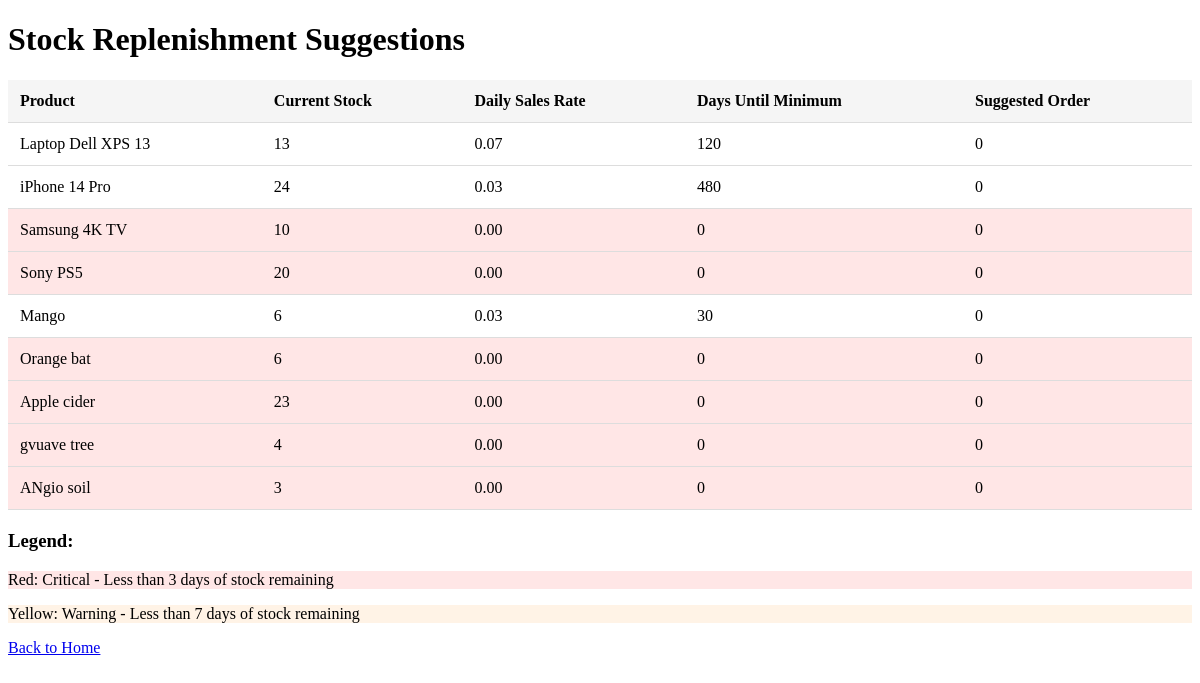
Screenshot of /replenishment with the database file from the repository.
### app/models/product.py (models this page shows, shortened)
class Product(db.Model):
    id = db.Column(db.Integer, primary_key=True)
    name = db.Column(db.String(100), nullable=False)
    description = db.Column(db.String(500))
    current_stock = db.Column(db.Integer, default=0)
    minimum_stock = db.Column(db.Integer, default=10)
    unit_price = db.Column(db.Float, nullable=False)
    created_at = db.Column(db.DateTime, default=datetime.utcnow)

### app/routes/main.py (the view)
@bp.route('/replenishment')
def replenishment():
    suggestions = get_replenishment_suggestions()
    return render_template('replenishment.html', suggestions=suggestions)

### app/services/replenishment.py (called while the page is built)
def calculate_daily_sales_rate(product_id, days=30):
    end_date = datetime.utcnow()
    start_date = end_date - timedelta(days=days)
    total_sales = Sale.query.filter(
        Sale.product_id == product_id,
        Sale.sale_date.between(start_date, end_date)
    ).with_entities(func.sum(Sale.quantity)).scalar() or 0
    daily_rate = total_sales / days
    return daily_rate

def get_replenishment_suggestions():
    products = Product.query.all()
    suggestions = []
    for product in products:
        daily_rate = calculate_daily_sales_rate(product.id)
        days_until_minimum = 0
        if daily_rate > 0:
            days_until_minimum = (product.current_stock - product.minimum_stock) / daily_rate
        suggested_order = 0
        if days_until_minimum <= 7:  # If stock will reach minimum within 7 days
            suggested_order = int(daily_rate * 30)  # Order 30 days worth of stock
        suggestions.append({
            'product': product,
            'daily_rate': daily_rate,
            'days_until_minimum': int(days_until_minimum),
            'suggested_order': suggested_order
        })
    return suggestions

### app/templates/replenishment.html (shortened to what this page needs)
<!DOCTYPE html>
<html>
  <head>
  </head>
  <body>
    <h1>Stock Replenishment Suggestions</h1>
    <table>
      <tr>
        <th>Product</th>
        <th>Current Stock</th>
        <th>Daily Sales Rate</th>
        <th>Days Until Minimum</th>
        <th>Suggested Order</th>
      </tr>
      {% for suggestion in suggestions %}
      <tr
        class="{% if suggestion.days_until_minimum <= 3 %}urgent {% elif suggestion.days_until_minimum <= 7 %}warning{% endif %}"
      >
        <td>{{ suggestion.product.name }}</td>
        <td>{{ suggestion.product.current_stock }}</td>
        <td>{{ "%.2f"|format(suggestion.daily_rate) }}</td>
        <td>{{ suggestion.days_until_minimum }}</td>
        <td>{{ suggestion.suggested_order }}</td>
      </tr>
      {% endfor %}
    </table>
    <div>
      <h3>Legend:</h3>
      <p class="urgent">Red: Critical - Less than 3 days of stock remaining</p>
      <p class="warning">
        Yellow: Warning - Less than 7 days of stock remaining
      </p>
    </div>
    <a href="{{ url_for('main.index') }}">Back to Home</a>
  </body>
</html>

### app/templates/replenishment.html (style rules this page uses)
table { width: 100%; border-collapse: collapse; margin: 20px 0; }
th, td { padding: 12px; text-align: left; border-bottom: 1px solid #ddd; }
th { background-color: #f5f5f5; }
.urgent { background-color: #ffe6e6; }
.warning { background-color: #fff3e6; }

### rows the page displays
Product: product.name "Laptop Dell XPS 13", product.current_stock "13"
Product: product.name "iPhone 14 Pro", product.current_stock "24"
Product: product.name "Samsung 4K TV", product.current_stock "10"
Product: product.name "Sony PS5", product.current_stock "20"
Product: product.name "Mango", product.current_stock "6"
Product: product.name "Orange bat", product.current_stock "6"
Product: product.name "Apple cider", product.current_stock "23"
Product: product.name "gvuave tree", product.current_stock "4"
Product: product.name "ANgio soil", product.current_stock "3"

### other values shown
{{ "%.2f"|format(suggestion.daily_rate) }} "0.07" "0.03" "0.00" "0.00" "0.03" "0.00" "0.00" "0.00" "0.00"
{{ suggestion.days_until_minimum }} "120" "480" "0" "0" "30" "0" "0" "0" "0"
{{ suggestion.suggested_order }} "0" "0" "0" "0" "0" "0" "0" "0" "0"
